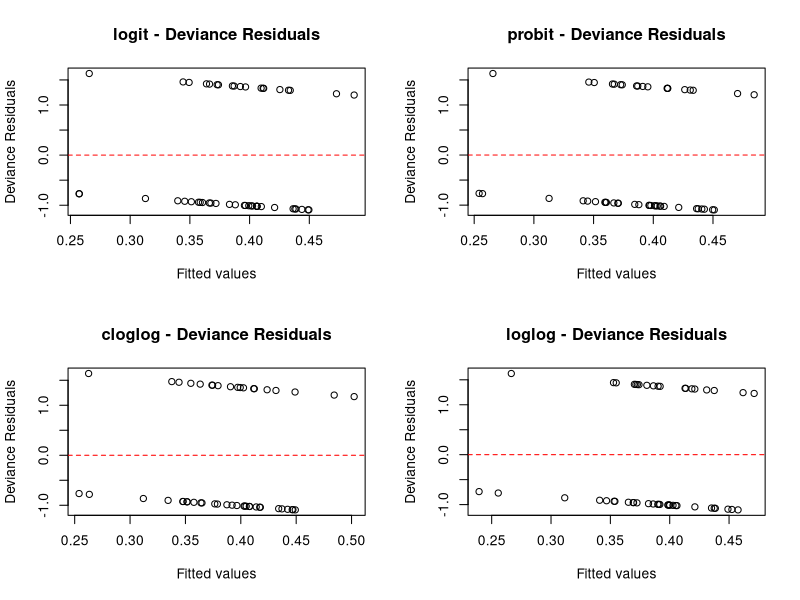
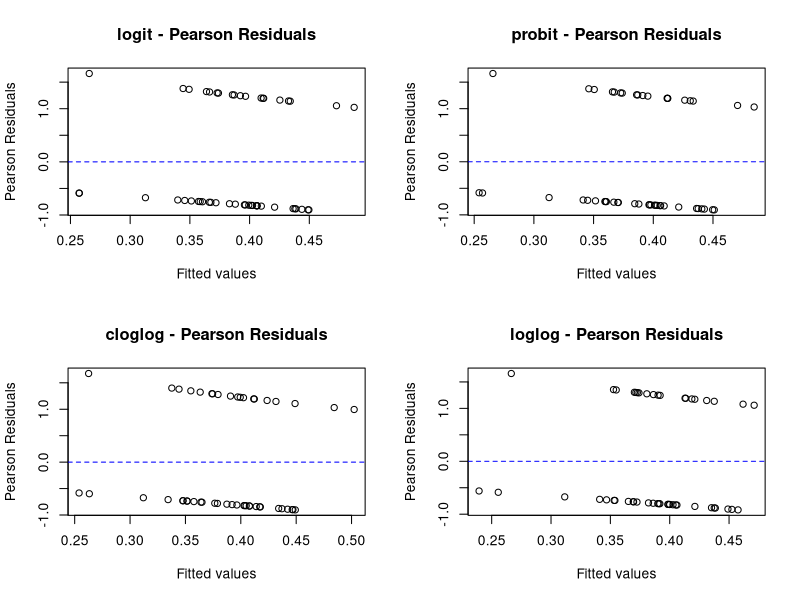

The R source for these figures, in order:
#  Create dataset
seen <- c(rep(0, 30), rep(1, 19))  

W <- c(126,118,61,69,57,78,114,81,73,93,116,156,90,120,99,
       113,103,123,86,99,102,120,128,100,95,80,98,111,101,102,
       100,112,82,72,72,89,108,88,116,100,99,93,100,110,100,106,115,120,97)

C <- c(86,76,66,48,59,64,61,85,57,50,92,70,66,73,68,
       110,78,61,65,77,77,74,100,89,61,55,92,90,85,78,
       66,78,84,63,65,71,46,70,83,69,70,63,93,76,83,71,112,87,82)

CW <- c(64,54,44,32,42,53,41,47,33,45,49,45,48,49,44,
        47,52,28,42,51,54,53,56,56,37,36,51,52,45,51,
        48,55,37,46,47,49,29,49,67,39,43,36,62,56,36,49,66,54,41)

# Combine into a data frame
dataframe <- data.frame(seen, W, C, CW)


# 1. Logistic regression with Logit link
logit <- glm(seen ~ W + C + CW, data = dataframe, family = binomial(link = "logit"))
summary(logit)

# Predicted probabilities
yhatlogit <- fitted(logit)

# GOF Test

hosmerlem = function(y, yhat, g = 10){
  
  cutyhat = cut(yhat,
                breaks = quantile(yhat, probs = seq(0,1,1/g)),
                include.lowest = TRUE)
  
  obs = xtabs(cbind(1 - y, y) ~ cutyhat)
  expect = xtabs(cbind(1 - yhat, yhat) ~ cutyhat)
  
  chisq = sum((obs - expect)^2 / expect)
  
  P = 1 - pchisq(chisq, g - 2)
  
  return(list(chisq = chisq, p.value = P))
}

HL <- hosmerlem(y = dataframe$seen, yhat = yhatlogit, g = 10)

data.frame(Chisq = HL$chisq, pvalue = HL$p.value)

##### 2.  Logistic regression with Probit link #######
probit <- glm(seen ~ W + C + CW, data = dataframe, family = binomial(link = "probit"))
summary(probit)

yhatprobit <- fitted(probit)

hosmerlem = function(y, yhat, g = 10){
  
  cutyhat = cut(yhat,
                breaks = quantile(yhat, probs = seq(0,1,1/g)),
                include.lowest = TRUE)
  
  obs = xtabs(cbind(1 - y, y) ~ cutyhat)
  expect = xtabs(cbind(1 - yhat, yhat) ~ cutyhat)
  
  chisq = sum((obs - expect)^2 / expect)
  
  P = 1 - pchisq(chisq, g - 2)
  
  return(list(chisq = chisq, p.value = P))
}

HL <- hosmerlem(y = dataframe$seen, yhat = yhatprobit, g = 10)
data.frame(Chisq = HL$chisq, pvalue = HL$p.value)


###### 3. Logistic regression with  Complementary Log Log link #####
cloglog <- glm(seen ~ W + C + CW, data = dataframe, family = binomial(link = "cloglog"))
summary(cloglog)

yhatcloglog <- fitted(cloglog)

hosmerlem = function(y, yhat, g = 10){
  
  cutyhat = cut(yhat,
                breaks = quantile(yhat, probs = seq(0,1,1/g)),
                include.lowest = TRUE)
  
  obs = xtabs(cbind(1 - y, y) ~ cutyhat)
  expect = xtabs(cbind(1 - yhat, yhat) ~ cutyhat)
  
  chisq = sum((obs - expect)^2 / expect)
  
  P = 1 - pchisq(chisq, g - 2)
  
  return(list(chisq = chisq, p.value = P))
}

HL <- hosmerlem(y = dataframe$seen, yhat = yhatcloglog, g = 10)
data.frame(Chisq = HL$chisq, pvalue = HL$p.value)

#### 4. Logistic regression with Log-Log link ######
loglogf <- function()
{
  ## link log(-log(mu))=eta (eta is the linear predictor)
  linkfun <- function(mu) log(-log(mu))
  ## inverse link mu=exp(-exp(eta))
  linkinv <- function(eta) exp(-exp(eta))
  ## derivative of invlink wrt eta
  mu.eta <- function(eta) -exp(-exp(eta))*exp(eta)
  valideta <- function(eta) TRUE
  link <- "logloga"
  structure(list(linkfun = linkfun, linkinv = linkinv,
                 mu.eta = mu.eta, valideta = valideta, name = link),
            class = "link-glm")
}
loglogv <- loglogf()
loglogv$linkfun(loglogv$linkinv(27)) ## check invertibility
library("numDeriv")
all.equal(grad(loglogv$linkinv,2),loglogv$mu.eta(2)) ## check derivative

loglog <- glm(seen ~ W + C + CW, data = dataframe ,family=binomial(link=loglogv))
summary(loglog)
### 5. Comparing table 
HL_results <- data.frame(
  model = c("logit", "probit", "cloglog", "loglog"),
  Chisq = c(
    hosmerlem(dataframe$seen, fitted(logit))$chisq,
    hosmerlem(dataframe$seen, fitted(probit))$chisq,
    hosmerlem(dataframe$seen, fitted(cloglog))$chisq,
    hosmerlem(dataframe$seen, fitted(loglog))$chisq
  ),
  pvalue = c(
    hosmerlem(dataframe$seen, fitted(logit))$p.value,
    hosmerlem(dataframe$seen, fitted(probit))$p.value,
    hosmerlem(dataframe$seen, fitted(cloglog))$p.value,
    hosmerlem(dataframe$seen, fitted(loglog))$p.value
  )
)
HL_results

### 6. Compare AIC 
models <- list(logit = logit,
               probit = probit,
               cloglog = cloglog,
               loglog = loglog)
aic_values <- sapply(models, AIC)
delta_aic <- aic_values - min(aic_values)  # difference from best AIC
akaike_weights <- exp(-0.5 * delta_aic) / sum(exp(-0.5 * delta_aic))

# Combine into a table, AIC, delta AIC, Aikake Weights
aic_table <- data.frame(
  Model = names(models),
  AIC = round(aic_values, 2),
  Delta_AIC = round(delta_aic, 2),
  Akaike_Weight = round(akaike_weights, 3)
)
print(aic_table)

##### 7. Residual plots 
# Deviance residuals
par(mfrow = c(2, 2))  
for (name in names(models)) {
  mod <- models[[name]]
  res_dev <- residuals(mod, type = "deviance")
  plot(fitted(mod), res_dev,
       main = paste(name, "- Deviance Residuals"),
       xlab = "Fitted values", ylab = "Deviance Residuals")
  abline(h = 0, col = "red", lty = 2)
}
par(mfrow = c(1, 1))  # reset layout

# Pearson residuals
par(mfrow = c(2, 2))
for (name in names(models)) {
  mod <- models[[name]]
  res_pearson <- residuals(mod, type = "pearson")
  plot(fitted(mod), res_pearson,
       main = paste(name, "- Pearson Residuals"),
       xlab = "Fitted values", ylab = "Pearson Residuals")
  abline(h = 0, col = "blue", lty = 2)
}
par(mfrow = c(1, 1))
